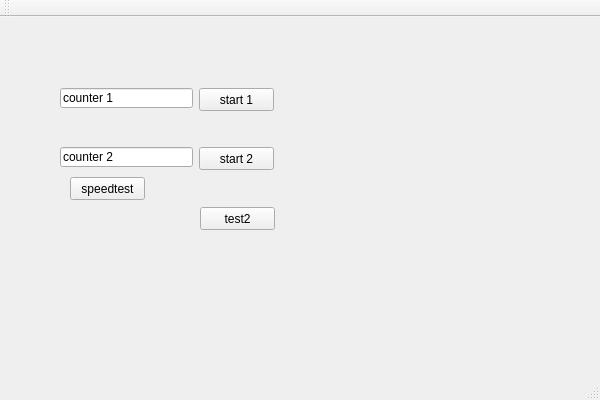
<?xml version="1.0" encoding="UTF-8"?>
<ui version="4.0">
 <class>QtWidgetsApplication1Class</class>
 <widget class="QMainWindow" name="QtWidgetsApplication1Class">
  <property name="geometry">
   <rect>
    <x>0</x>
    <y>0</y>
    <width>600</width>
    <height>400</height>
   </rect>
  </property>
  <property name="windowTitle">
   <string>QtWidgetsApplication1</string>
  </property>
  <widget class="QWidget" name="centralWidget">
   <widget class="QPushButton" name="pushButton">
    <property name="geometry">
     <rect>
      <x>199</x>
      <y>71</y>
      <width>75</width>
      <height>23</height>
     </rect>
    </property>
    <property name="text">
     <string>start 1</string>
    </property>
   </widget>
   <widget class="QPushButton" name="pushButton_2">
    <property name="geometry">
     <rect>
      <x>199</x>
      <y>130</y>
      <width>75</width>
      <height>23</height>
     </rect>
    </property>
    <property name="text">
     <string>start 2</string>
    </property>
   </widget>
   <widget class="QLineEdit" name="lineEdit">
    <property name="geometry">
     <rect>
      <x>60</x>
      <y>71</y>
      <width>133</width>
      <height>20</height>
     </rect>
    </property>
    <property name="text">
     <string>counter 1</string>
    </property>
   </widget>
   <widget class="QLineEdit" name="lineEdit_2">
    <property name="geometry">
     <rect>
      <x>60</x>
      <y>130</y>
      <width>133</width>
      <height>20</height>
     </rect>
    </property>
    <property name="text">
     <string>counter 2</string>
    </property>
   </widget>
   <widget class="QPushButton" name="pushButton_3">
    <property name="geometry">
     <rect>
      <x>200</x>
      <y>190</y>
      <width>75</width>
      <height>23</height>
     </rect>
    </property>
    <property name="text">
     <string>test2</string>
    </property>
   </widget>
   <widget class="QPushButton" name="pushButton_4">
    <property name="geometry">
     <rect>
      <x>70</x>
      <y>160</y>
      <width>75</width>
      <height>23</height>
     </rect>
    </property>
    <property name="text">
     <string>speedtest</string>
    </property>
   </widget>
  </widget>
  <widget class="QMenuBar" name="menuBar">
   <property name="geometry">
    <rect>
     <x>0</x>
     <y>0</y>
     <width>600</width>
     <height>21</height>
    </rect>
   </property>
  </widget>
  <widget class="QToolBar" name="mainToolBar">
   <attribute name="toolBarArea">
    <enum>TopToolBarArea</enum>
   </attribute>
   <attribute name="toolBarBreak">
    <bool>false</bool>
   </attribute>
  </widget>
  <widget class="QStatusBar" name="statusBar"/>
 </widget>
 <layoutdefault spacing="6" margin="11"/>
 <resources>
  <include location="QtWidgetsApplication1.qrc"/>
 </resources>
 <connections/>
</ui>
